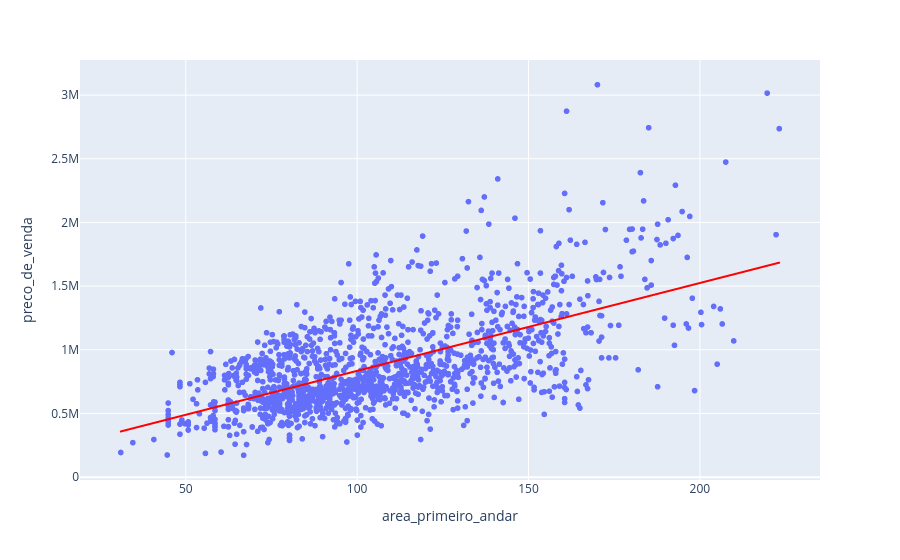

Notebook code cell kept with this figure:
### Code cell
# Qual é a melhor reta que representa os meus dados?

px.scatter(data, x = "area_primeiro_andar", y = 'preco_de_venda', trendline_color_override= 'red', trendline= 'ols')

### Figure 1 — Plotly figure (JSON) as saved in the notebook; plotly's stock layout.template omitted (floating-point values rounded to 4 significant figures; data arrays with more than 128 entries replaced by an {"elided": "..."} marker saying what was removed)
{"data": [{"hovertemplate": "area_primeiro_andar=%{x}<br>preco_de_venda=%{y}<extra></extra>", "legendgroup": "", "marker": {"color": "#636efa", "symbol": "circle"}, "mode": "markers", "name": "", "showlegend": false, "type": "scattergl", "x": {"elided": "1438 float values"}, "xaxis": "x", "y": {"elided": "1438 float values"}, "yaxis": "y"}, {"hovertemplate": "<b>OLS trendline</b><br>preco_de_venda = 6899.2 * area_primeiro_andar + 144777<br>R<sup>2</sup>=0.380142<br><br>area_primeiro_andar=%{x}<br>preco_de_venda=%{y} <b>(trend)</b><extra></extra>", "legendgroup": "", "line": {"color": "red"}, "marker": {"color": "#636efa", "symbol": "circle"}, "mode": "lines", "name": "", "showlegend": false, "type": "scattergl", "x": {"elided": "1438 float values"}, "xaxis": "x", "y": {"elided": "1438 float values"}, "yaxis": "y"}], "layout": {"legend": {"tracegroupgap": 0}, "margin": {"t": 60}, "xaxis": {"anchor": "y", "domain": [0, 1], "title": {"text": "area_primeiro_andar"}}, "yaxis": {"anchor": "x", "domain": [0, 1], "title": {"text": "preco_de_venda"}}}}
